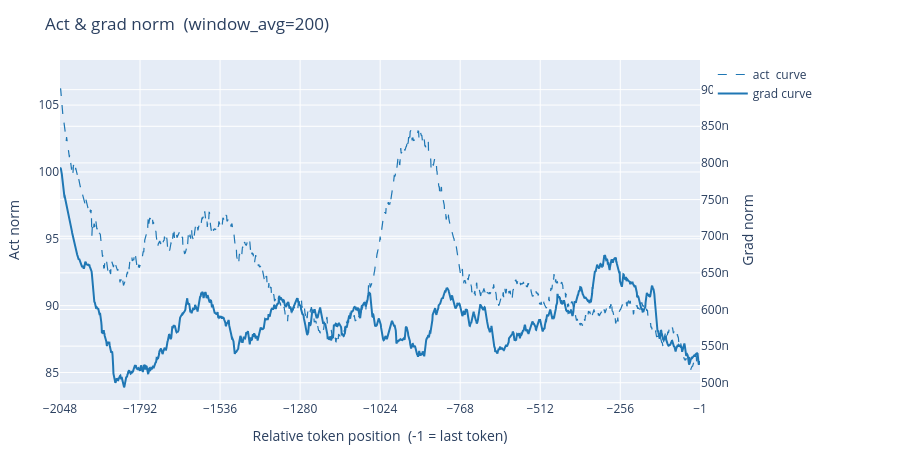

Notebook code cell kept with this figure:
### Markdown cell above
### Act + grad overlay (raw)

### Code cell
plot_norms(v_act, v_grad,
           select=(1660, 0, 0, 0),
           window_avg=200,
           title='Act & grad norm').show()

### Figure 1 — Plotly figure (JSON) as saved in the notebook; plotly's stock layout.template omitted (floating-point values rounded to 4 significant figures; data arrays with more than 128 entries replaced by an {"elided": "..."} marker saying what was removed)
{"data": [{"hovertemplate": "pos: %{x}<br>act: %{y:.4f} [curve]<extra></extra>", "legendgroup": "curve", "line": {"color": "#1f77b4", "dash": "dash", "width": 1.2}, "mode": "lines", "name": "act  curve", "type": "scatter", "x": {"elided": "2048 int values"}, "y": {"elided": "2048 float values"}, "yaxis": "y"}, {"hovertemplate": "pos: %{x}<br>grad: %{y:.4f} [curve]<extra></extra>", "legendgroup": "curve", "line": {"color": "#1f77b4", "width": 2}, "mode": "lines", "name": "grad curve", "type": "scatter", "x": {"elided": "2048 int values"}, "y": {"elided": "2048 float values"}, "yaxis": "y2"}], "layout": {"height": 460, "legend": {"x": 1.02, "xanchor": "left", "y": 1, "yanchor": "top"}, "margin": {"b": 60, "l": 60, "r": 200, "t": 60}, "title": {"text": "Act & grad norm  (window_avg=200)"}, "xaxis": {"tickmode": "array", "tickvals": [-2048, -1792, -1536, -1280, -1024, -768, -512, -256, -1], "title": {"text": "Relative token position  (-1 = last token)"}}, "yaxis": {"range": [82.95, 108.4], "title": {"text": "Act norm"}}, "yaxis2": {"overlaying": "y", "range": [4.765e-07, 9.405e-07], "side": "right", "title": {"text": "Grad norm"}}}}
